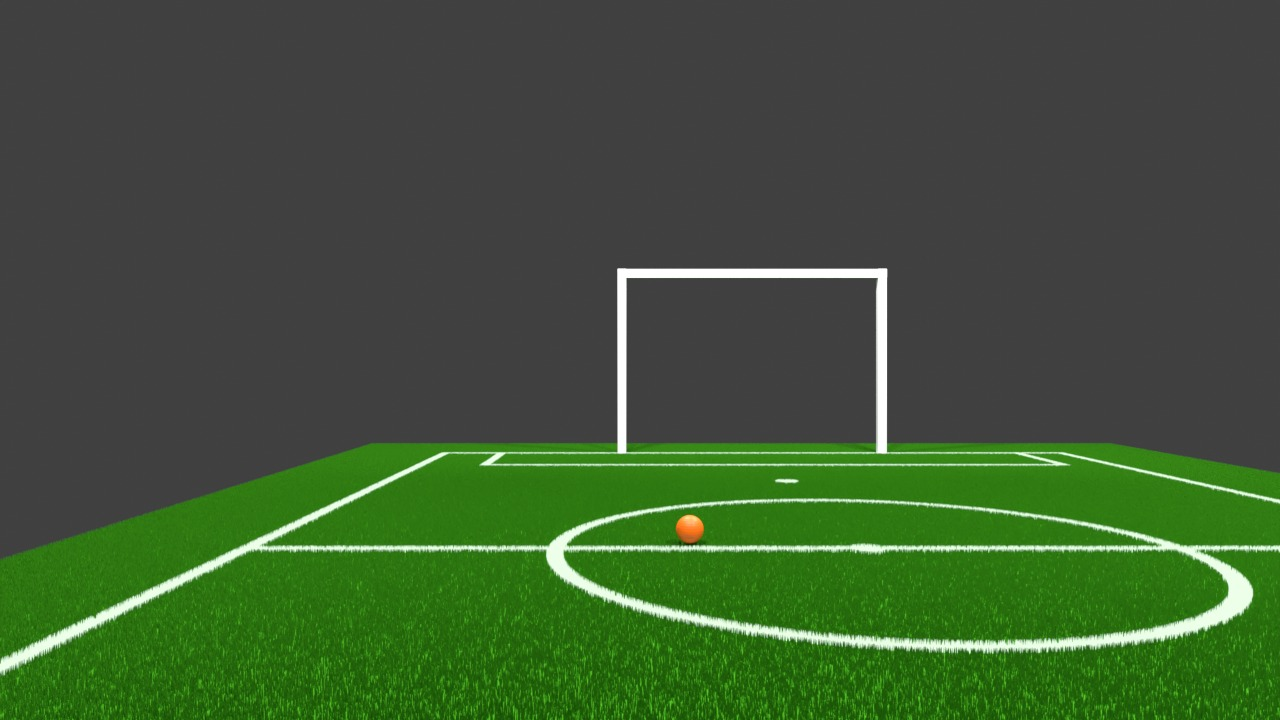
#> input picture src/sample_program/samplesIMG/sampleLineDet.jpeg, 1280 x 720 px, found by its file name
$ python ballballan2.py
#> lines starting #> are read from the running program, lines starting #| are printed output that depends on the picture; after the words box and inside, x2 and y2 are one past the last pixel; in counts of white or black regions, pixels touching at a corner belong together
#> in main, frame is the input picture: shape (720, 1280, 3); mean B, G, R 53.5, 87.2, 62.8
import cv2
import numpy as np

prev_data = []

def ball(frame):
    hsv = cv2.cvtColor(frame, cv2.COLOR_BGR2HSV)
#> hsv: shape (720, 1280, 3); mean H, S, V 20, 73.5, 87.2

    lower_orange = np.array([1, 120, 75])
    upper_orange = np.array([25, 255, 255])

    mask_ball = cv2.inRange(hsv, lower_orange, upper_orange)
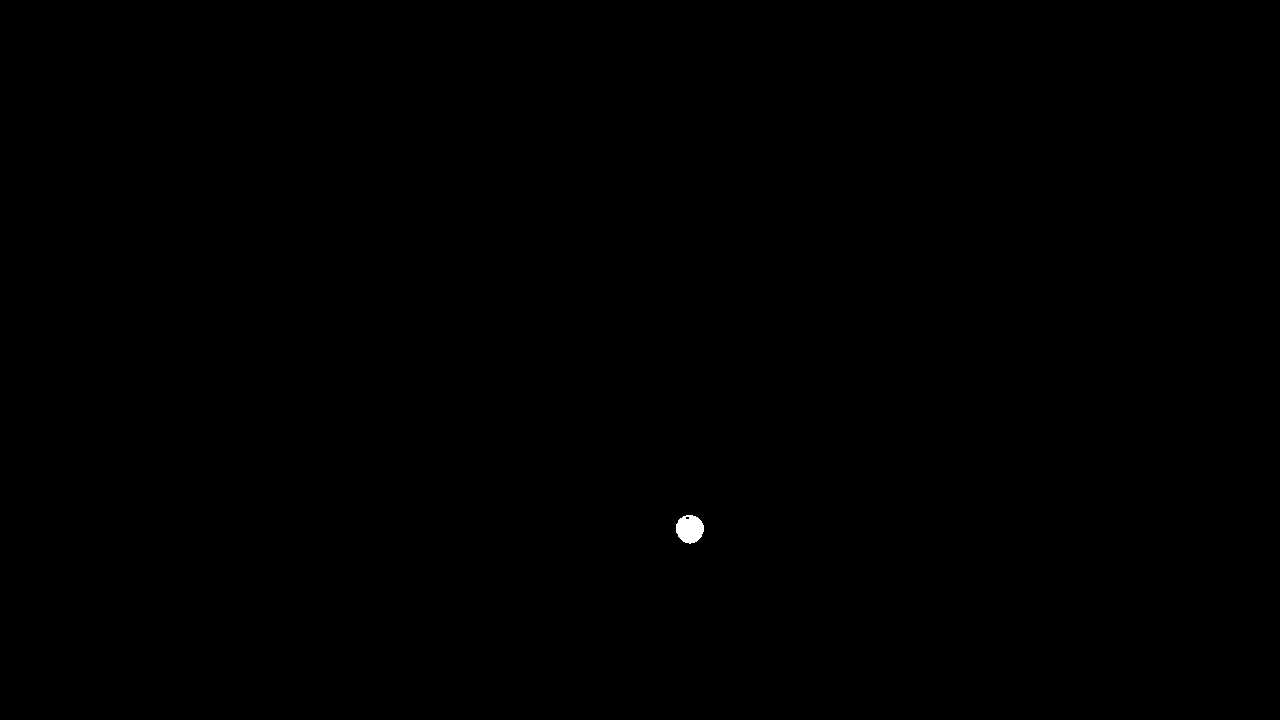
#> mask_ball: shape (720, 1280); 0.07% white; 1 white region, box (x1, y1, x2, y2) and area: (676, 515, 704, 544) 617

    kernel = np.ones((15, 15), np.uint8)
    mask_ball = cv2.morphologyEx(mask_ball, cv2.MORPH_CLOSE, kernel)
#> mask_ball: shape (720, 1280); 0.07% white; 1 white region

    contours, _ = cv2.findContours(mask_ball, cv2.RETR_EXTERNAL, cv2.CHAIN_APPROX_SIMPLE)
#> contours = 1 contour; box (x1, y1, x2, y2) and area: (676, 515, 704, 544) 584
    min_area_threshold = 700  # Ambang batas minimum area hijau untuk dianggap sebagai lapangan
    ball_cleaned = np.zeros_like(mask_ball)

    for contour in contours:
        area = cv2.contourArea(contour)
        if area > min_area_threshold:
            cv2.drawContours(ball_cleaned, [contour], -1, 255, thickness=cv2.FILLED)  # Hanya gambar area besar
#> this loop made 1 pass
#> area on pass 1: 583.5
#> ball_cleaned: shape (720, 1280); every value is 0

    return ball_cleaned

def field(frame):
    hsv = cv2.cvtColor(frame, cv2.COLOR_BGR2HSV)

    # green
    lower_green = np.array([30, 50, 15])
    upper_green = np.array([100, 255, 255])
    mask_green = cv2.inRange(hsv, lower_green, upper_green)
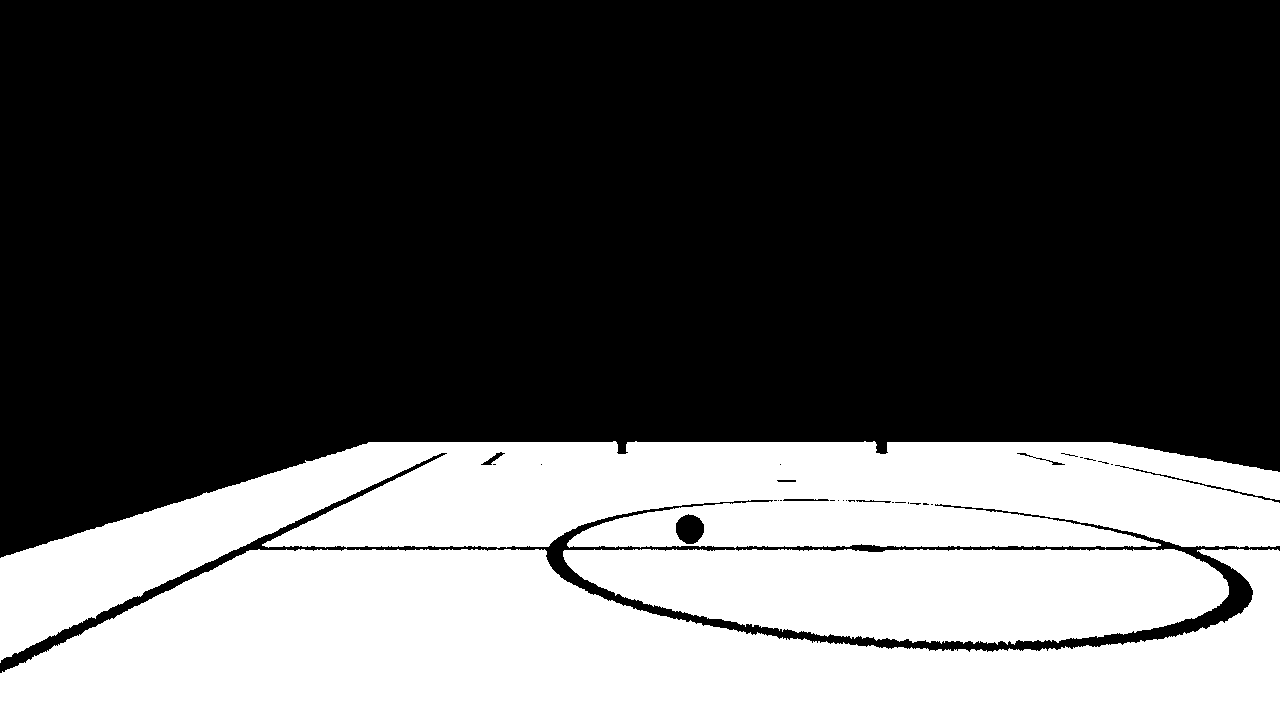
#> mask_green: shape (720, 1280); 34.1% white; 3 white regions, box (x1, y1, x2, y2) and area: (0, 549, 1280, 720) 145217, (0, 441, 1280, 663) 119799, (563, 549, 1229, 645) 49508

    # white
    lower_white = np.array([0, 0, 180])
    upper_white = np.array([190, 25, 255])
    mask_white = cv2.inRange(hsv, lower_white, upper_white)
#> mask_white: shape (720, 1280); 1.2% white; 183 white regions (155 under 20 px), largest, box (x1, y1, x2, y2) and area: (617, 268, 887, 453) 5809, (12, 539, 265, 664) 1209, (1193, 559, 1252, 630) 1184

    mask_field = cv2.bitwise_or(mask_green, mask_white)
#> mask_field: shape (720, 1280); 35.4% white; 120 white regions (108 under 20 px), largest, box (x1, y1, x2, y2) and area: (0, 268, 1280, 720) 325128, (692, 617, 724, 626) 85, (1022, 644, 1049, 649) 65

    kernel = np.ones((15, 15), np.uint8)
    mask_field = cv2.morphologyEx(mask_field, cv2.MORPH_CLOSE, kernel)
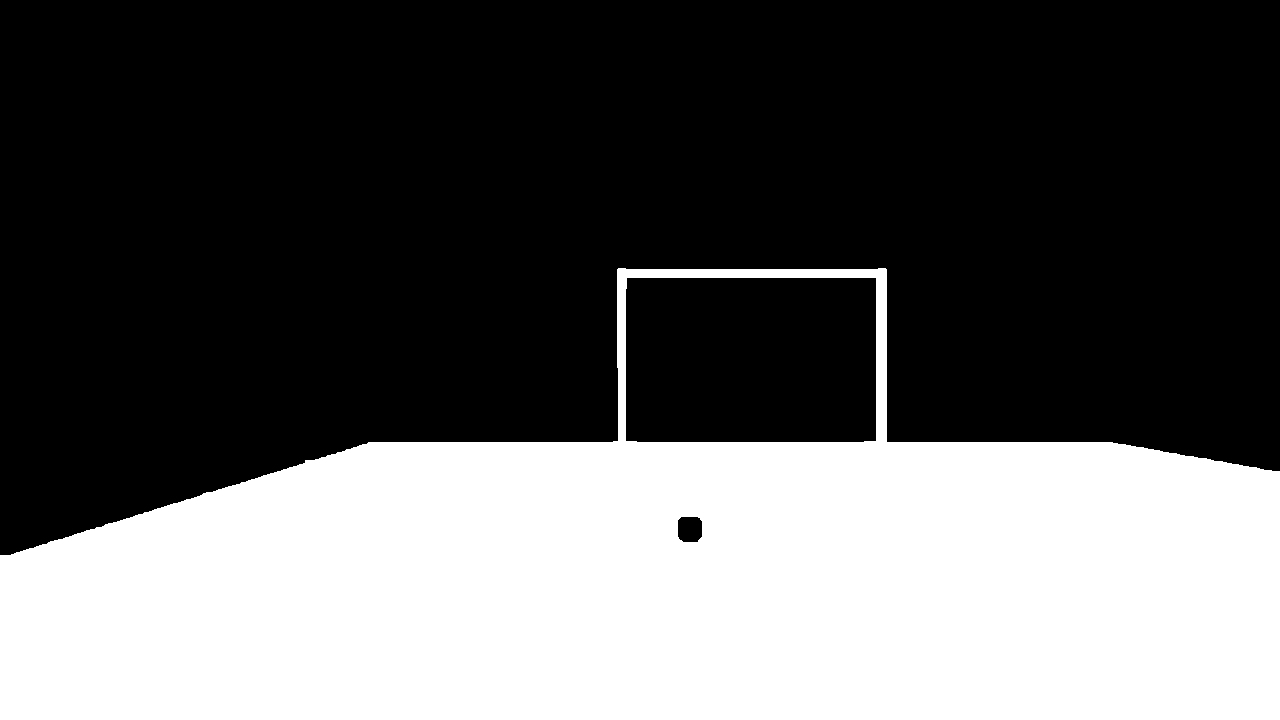
#> mask_field: shape (720, 1280); 36.6% white; 1 white region

    contours, _ = cv2.findContours(mask_field, cv2.RETR_EXTERNAL, cv2.CHAIN_APPROX_SIMPLE)
#> contours = 1 contour; box (x1, y1, x2, y2) and area: (0, 268, 1280, 720) 376853
    min_area_threshold = 5000
    field_cleaned = np.zeros_like(mask_field)

    for contour in contours:
        area = cv2.contourArea(contour)
        if area > min_area_threshold:
            cv2.drawContours(field_cleaned, [contour], -1, 255, thickness=cv2.FILLED)
#> this loop made 1 pass
#> area on pass 1: 376853
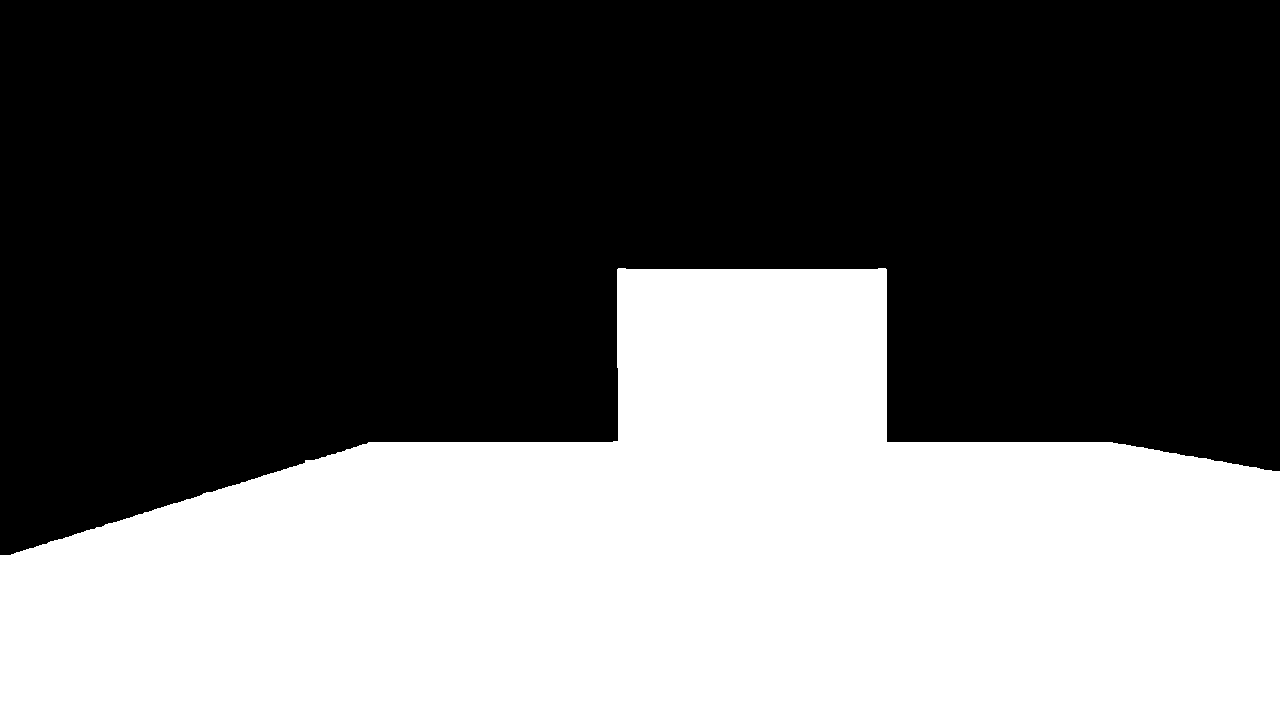
#> field_cleaned: shape (720, 1280); 41.1% white; 1 white region, box (x1, y1, x2, y2) and area: (0, 268, 1280, 720) 378512

    return field_cleaned

def detect(mask_ball, mask_field, frame):
    blurred_ball_mask = cv2.GaussianBlur(mask_ball, (9, 9), 2)

    circles = cv2.HoughCircles(
        blurred_ball_mask,
        cv2.HOUGH_GRADIENT,
        dp=1.2,
        minDist=50,
        param1=50,
        param2=30,
        minRadius=10,
        maxRadius=100
    )
#> circles = None

    if circles is not None:
        circles = np.uint16(np.around(circles))
        for i in circles[0, :]:
            x, y, r = i[0], i[1], i[2]

            R = int(r * 1.5)  #jarak deteksi
            x1, y1 = max(x - R, 0), max(y - R, 0)
            x2, y2 = min(x + R, frame.shape[1]), min(y + R, frame.shape[0])

            surrounding_field = mask_field[y1:y2, x1:x2]
            field_ratio = np.sum(surrounding_field == 255) / surrounding_field.size

            surrounding_ball = mask_ball[y1:y2, x1:x2]
            ball_ratio = np.sum(surrounding_ball == 255) / surrounding_ball.size

            mask_circle = np.zeros(mask_ball.shape, dtype=np.uint8)
            cv2.circle(mask_circle, (x, y), R, 255, thickness=-1)

            masked_orange_in_circle = cv2.bitwise_and(mask_ball, mask_ball, mask=mask_circle)

            line_y = y
            line_x_start = max(x - R, 0)
            line_x_end = min(x + R, frame.shape[1])

            orange_line = masked_orange_in_circle[line_y, line_x_start:line_x_end]

            first_orange = None
            last_orange = None

            for idx in range(orange_line.size):
                if orange_line[idx] == 255:
                    first_orange = idx + line_x_start
                    break

            for idx in range(orange_line.size - 1, -1, -1):
                if orange_line[idx] == 255:
                    last_orange = idx + line_x_start
                    break

            cv2.line(frame, (first_orange, line_y), (last_orange, line_y), (0, 255, 0), 2)

            orange_pixel_count = np.sum(orange_line == 255)
            total_pixel = last_orange - first_orange

            text = f"Diameter: {total_pixel} pixel"
            cv2.putText(frame, text, (x - r, y + r + 20), cv2.FONT_HERSHEY_SIMPLEX, 0.6, (255, 255, 255), 2)

            for px in range(first_orange, last_orange):
                if orange_line[px - line_x_start] != 255:
                    cv2.circle(frame, (px, line_y), 1, (0, 0, 255), -1)

            if (field_ratio > 0.16 and ball_ratio < 0.37):
                x_new = int((last_orange + first_orange)/2)
                r_new = int(orange_pixel_count/2)
                cv2.circle(frame, (x_new, y), r_new, (0, 255, 0), 2)
                cv2.circle(frame, (x_new, y), 2, (0, 0, 255), 3)
                prev_data = [x_new, y, r_new]
            elif circles is None:
                x, y, r = prev_data
                cv2.circle(frame, (x, y), r, (0, 255, 0), 2)
                cv2.circle(frame, (x, y), 2, (0, 0, 255), 3)
                break

            actual_diameter = 0.13  # meter
            focal_length = 700
            detected_diameter = total_pixel
            distance = (actual_diameter * focal_length) / detected_diameter
            text2 = f"Distance: {distance:.2f} meter"
            cv2.putText(frame, text2, (x - r, y + r + 40), cv2.FONT_HERSHEY_SIMPLEX, 0.6, (255, 255, 255), 2)

    return frame

def main():
    # Read image instead of video
    image_path = "/home/altair/Documents/ALTAIR-vision/src/sample_program/samplesIMG/sampleLineDet.jpeg"  # Replace with your image path
    frame = cv2.imread(image_path)

    if frame is None:
        print("Error: Cannot read the image.")
        return

    # Process the image
    mask_ball = ball(frame)
    mask_field = field(frame)
    final_frame = detect(mask_ball, mask_field, frame.copy())

    # Show results
    cv2.imshow("Ball Detection and Measurement", final_frame)
    cv2.imshow("Ball Mask", mask_ball)
    cv2.imshow("Field Mask", mask_field)

    # Save the result
    cv2.imwrite("result.jpg", final_frame)

    # Wait for key press and close windows
    cv2.waitKey(0)
    cv2.destroyAllWindows()

if __name__ == "__main__":
    main()

$ run again, with src/sample_program/samplesIMG/WhatsApp Image 2024-12-21 at 15.46.52.jpeg copied over src/sample_program/samplesIMG/sampleLineDet.jpeg
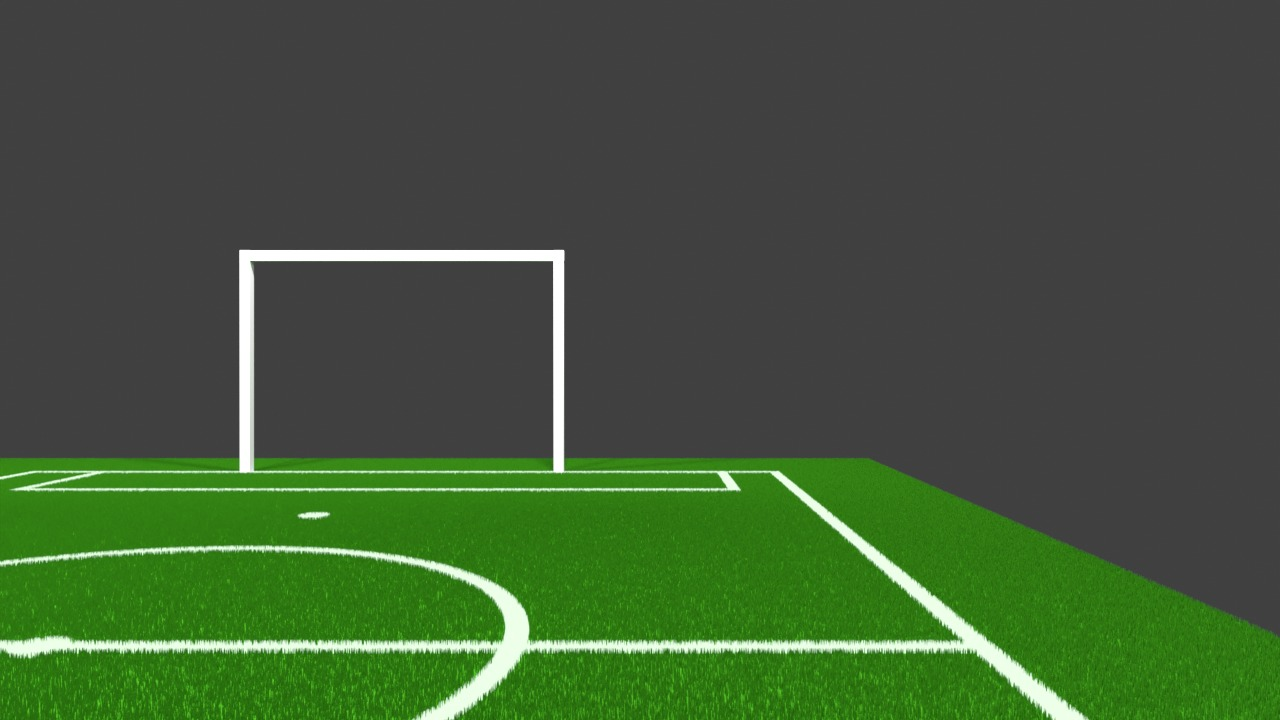
#> input picture src/sample_program/samplesIMG/WhatsApp Image 2024-12-21 at 15.46.52.jpeg, 1280 x 720 px, found by its file name
#> in main, frame is the input picture: shape (720, 1280, 3); mean B, G, R 56.8, 88.4, 65.6
#> hsv: shape (720, 1280, 3); mean H, S, V 18.3, 64.8, 88.5
#> mask_ball: shape (720, 1280); every value is 0
#> in ball, `contours, _ = cv2.findContours(mask_ball, cv2.RETR_EXTERNAL, cv2.CHAIN..`: contours = []
#> in field, `mask_green = cv2.inRange(hsv, lower_green, upper_green)`:
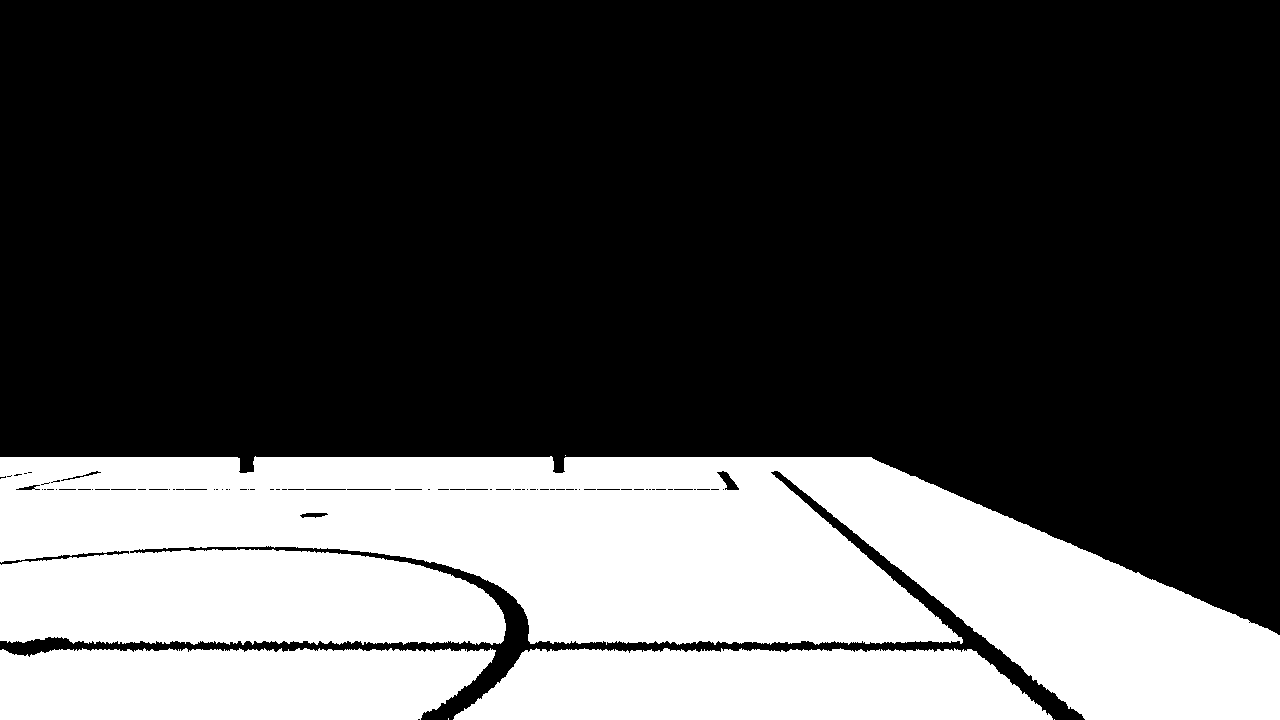
#> mask_green: shape (720, 1280); 30.5% white; 6 white regions (3 under 20 px), largest, box (x1, y1, x2, y2) and area: (0, 456, 1280, 720) 212414, (453, 648, 1053, 720) 36532, (0, 648, 496, 720) 32396
#> mask_white: shape (720, 1280); 1.8% white; 181 white regions (147 under 20 px), largest, box (x1, y1, x2, y2) and area: (239, 250, 564, 472) 8921, (774, 472, 1081, 720) 3286, (423, 565, 532, 720) 2718
#> in field, `contours, _ = cv2.findContours(mask_field, cv2.RETR_EXTERNAL, cv2.CHAI..`: contours = 1 contour; box (x1, y1, x2, y2) and area: (0, 250, 1280, 720) 365780
#> the loop in field, `for contour in contours:` made 1 pass
#> area on pass 1: 365780
#> after the loop in field, `for contour in contours:`:
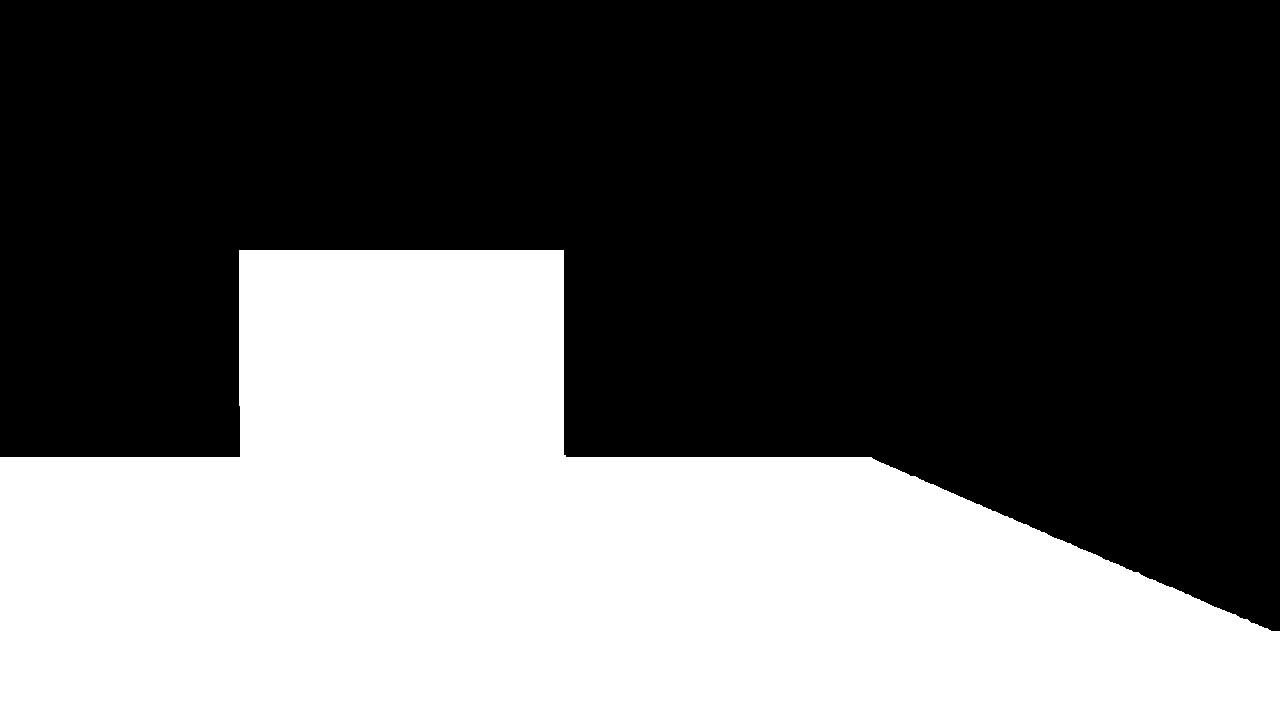
#> field_cleaned: shape (720, 1280); 39.9% white; 1 white region, box (x1, y1, x2, y2) and area: (0, 250, 1280, 720) 367441
#> circles = None
